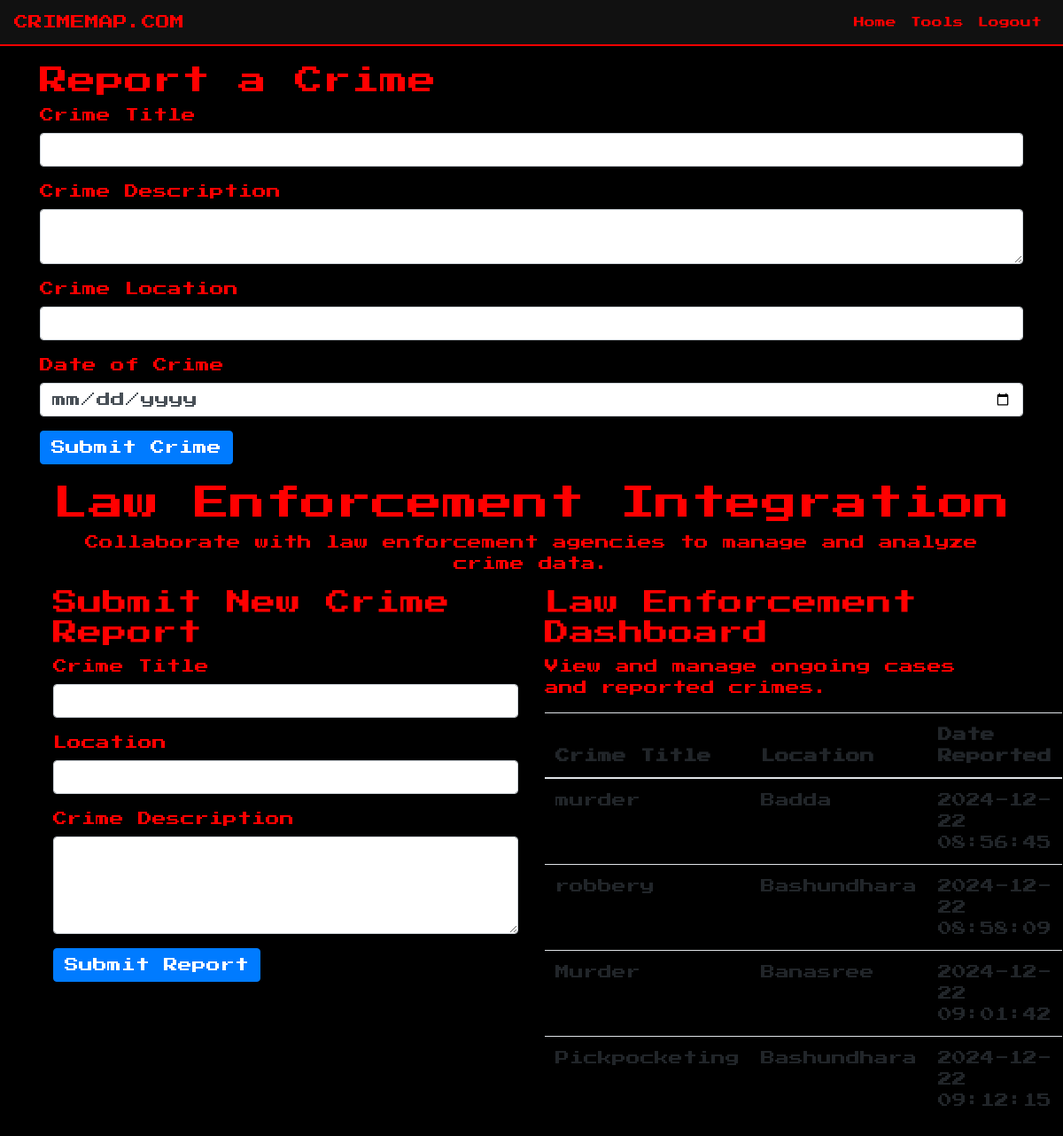
Before: /law_enforcement (signed in) with the older database file.
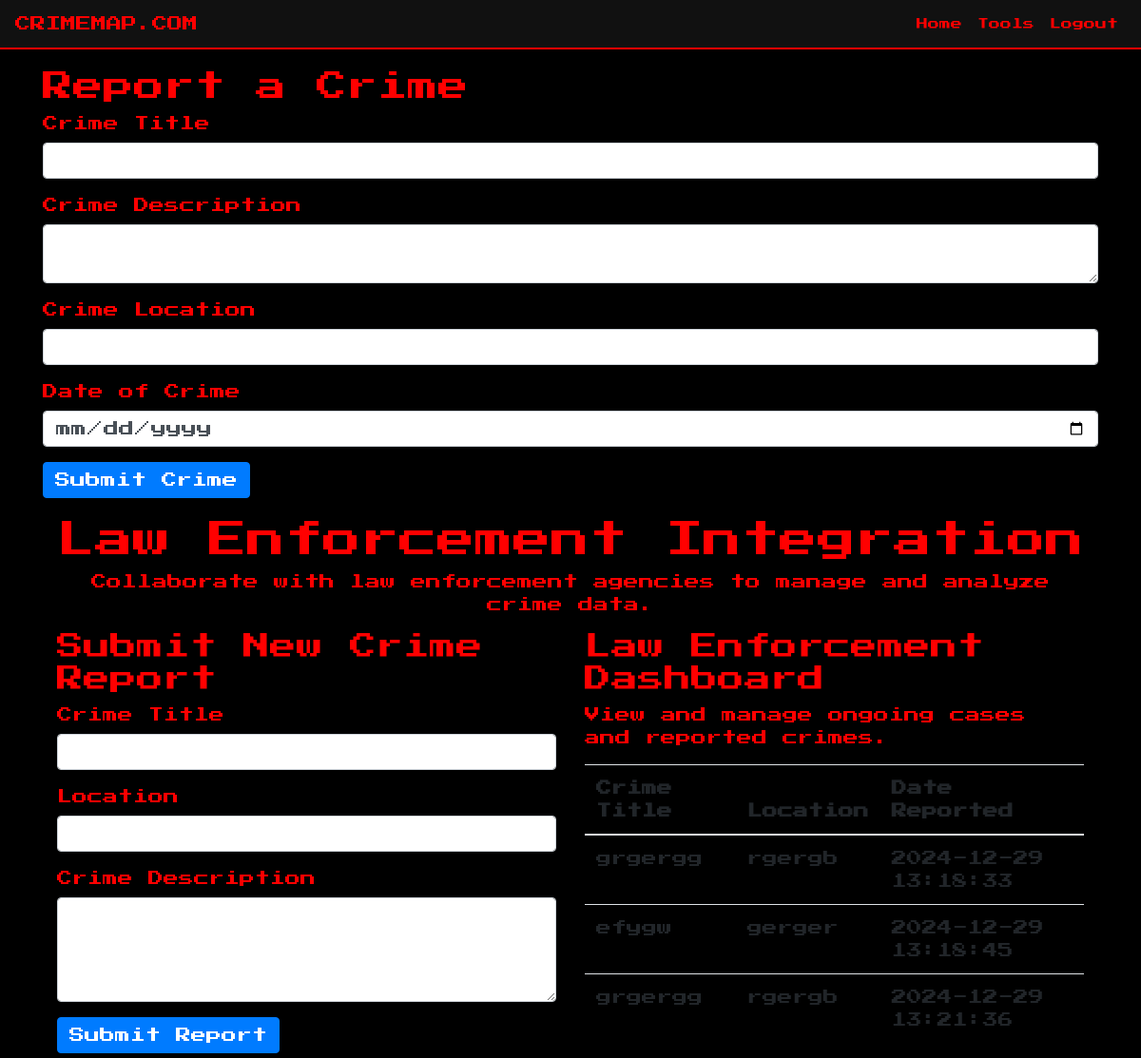
After: the same page with the newer database file.
### website/models.py (models this page shows)
class Crime(db.Model):
    __tablename__ = 'crime'
    __table_args__ = {'extend_existing': True}
    id = db.Column(db.Integer, primary_key=True)
    title = db.Column(db.String(100))
    location = db.Column(db.String(100))
    data = db.Column(db.String(10000))
    date = db.Column(db.DateTime(timezone=True), default=func.now())
    user_id = db.Column(db.Integer, db.ForeignKey('user.id'))

### website/views.py (the view)
@views.route('/law_enforcement', methods=['GET', 'POST'])
@login_required
def law_enforcement():
    if current_user.id != 1:
        flash('Access denied!', category='error')
        return redirect(url_for('views.home'))
    crimes = Crime.query.all()
    for crime in crimes:
        crime.user = User.query.get(crime.user_id)
    return render_template('law_enforcement.html', user=current_user, crimes=crimes)

### website/__init__.py (called while the page is built)
def create_app():
    app = Flask(__name__)
    app.config['SECRET_KEY'] = 'hjshjhdjah kjshkjdhjs'
    app.config['SQLALCHEMY_DATABASE_URI'] = f'sqlite:///{DB_NAME}'
    db.init_app(app)
    from .views import views
    from .auth import auth
    app.register_blueprint(views, url_prefix='/')
    app.register_blueprint(auth, url_prefix='/')
    from .models import User, Crime
    with app.app_context():
        db.create_all()
    login_manager = LoginManager()
    login_manager.login_view = 'auth.login'
    login_manager.init_app(app)
    @login_manager.user_loader
    def load_user(id):
        return User.query.get(int(id))
    return app

### website/templates/law_enforcement.html (shortened to what this page needs)
{% extends 'base.html' %}
{% block content %}
<h2>Report a Crime</h2>
    <form method="POST" action="{{ url_for('views.submit_crime') }}">
        <div class="form-group">
            <label for="title">Crime Title</label>
            <input type="text" id="title" name="title" class="form-control" required>
        </div>
        <div class="form-group">
            <label for="description">Crime Description</label>
            <textarea id="description" name="description" class="form-control" required></textarea>
        </div>
        <div class="form-group">
            <label for="location">Crime Location</label>
            <input type="text" id="location" name="location" class="form-control" required>
        </div>
        <div class="form-group">
            <label for="date">Date of Crime</label>
            <input type="date" id="date" name="date" class="form-control" required>
        </div>
        <button type="submit" class="btn btn-primary">Submit Crime</button>
    </form>
<div class="container">
    <h1 class="text-center">Law Enforcement Integration</h1>
    <p class="text-center">Collaborate with law enforcement agencies to manage and analyze crime data.</p>
    <div class="row">
        <div class="col-md-6">
            <h3>Submit New Crime Report</h3>
            <form method="POST" action="{{ url_for('submit_crime') }}">
                <div class="form-group">
                    <label for="title">Crime Title</label>
                    <input type="text" class="form-control" id="title" name="title" required>
                </div>
                <div class="form-group">
                    <label for="location">Location</label>
                    <input type="text" class="form-control" id="location" name="location" required>
                </div>
                <div class="form-group">
                    <label for="description">Crime Description</label>
                    <textarea class="form-control" id="description" name="description" rows="4" required></textarea>
                </div>
                <button type="submit" class="btn btn-primary">Submit Report</button>
            </form>
        </div>
        <div class="col-md-6">
            <h3>Law Enforcement Dashboard</h3>
            <p>View and manage ongoing cases and reported crimes.</p>
            <table class="table">
                <thead>
                    <tr>
                        <th>Crime Title</th>
                        <th>Location</th>
                        <th>Date Reported</th>
                    </tr>
                </thead>
                <tbody>
                    {% for crime in crimes %}
                    <tr>
                        <td>{{ crime.title }}</td>
                        <td>{{ crime.location }}</td>
                        <td>{{ crime.date }}</td>
                    </tr>
                    {% endfor %}
                </tbody>
            </table>
        </div>
    </div>
</div>
{% endblock %}

Changed rows visible on the page:
removed Crime: title "robbery", location "Bashundhara", date "2024-12-22 08:58:09"
removed Crime: title "Pickpocketing", location "Bashundhara", date "2024-12-22 09:12:15"
changed Crime (number 1 of 3 on the later page): title "murder" → "grgergg"; location "Badda" → "rgergb"; date "2024-12-22 08:56:45" → "2024-12-29 13:18:33"
added Crime: title "efygw", location "gerger", date "2024-12-29 13:18:45"
changed Crime (number 3 of 3 on the later page): title "Murder" → "grgergg"; location "Banasree" → "rgergb"; date "2024-12-22 09:01:42" → "2024-12-29 13:21:36"
